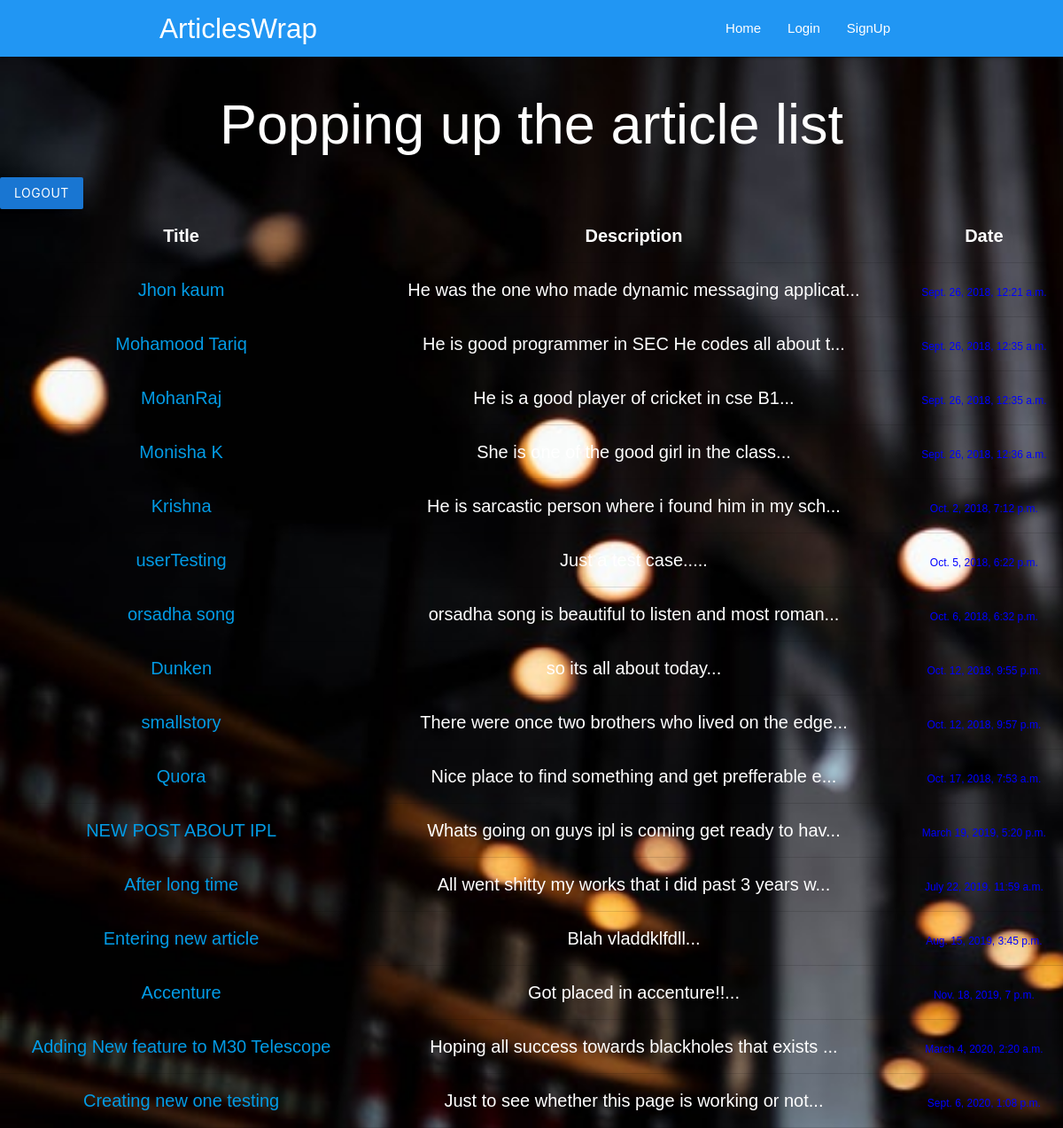
The app's page /articles/ with its own data.
### articles/models.py (models this page shows, shortened)
class Article(models.Model):
    title = models.CharField(max_length=250)
    slug=models.SlugField()
    body = models.TextField()
    date = models.DateTimeField(auto_now_add=True)
    def snippet(self):
        return self.body[:50]+"..."

### articles/views.py (the view)
def article_list(request):
    articles = Article.objects.all().order_by('date')
    return render(request,'articles/article.html',{'articles':articles})

### articles/templates/articles/article.html (shortened to what this page needs)
{% load static %}
<!DOCTYPE html>
<html lang="en">
<head>
    <link rel="stylesheet" href="{%static 'style.css'%}">
    <link rel="stylesheet" href="https://cdnjs.cloudflare.com/ajax/libs/materialize/1.0.0-beta/css/materialize.min.css">
</head>
<body>
  <nav class="nav-wraper blue">
    <div class="container">
      <a href="#" class="brand-logo">ArticlesWrap</a>
      <ul class="right hide-on-med-and-down">
        <li><a href="#">Home</a></li>
        <li><a href="{% url 'accounts:login' %}">Login</a></li>
        <li><a href="{% url 'accounts:signup' %}">SignUp</a></li>
      </ul>
    </div>
  </nav>
<center><h1 class="">Popping up the article list</h1></center>
                <form class="logout-link" method="post" action="/accounts/login/">
                        <button class="btn blue darken-2" type="submit">Logout</button>
        </form>
<center>
  <table class="highlight centered">
    <thead>
      <tr>
          <th>Title</th>
          <th>Description</th>
          <th>Date</th>
      </tr>
    </thead>
{%for article in articles%}
        <tbody>
          <tr>
            <td><a href="{% url 'articles:detail' slug=article.slug %}">{{article.title}}</a></td>
            <td>{{article.snippet}}</td>
            <td><span class="smalltips">{{article.date}}</span></td>
          </tr>
        </tbody>
        {%endfor%}
      </table>
    </center>
</body>
</html>

### assets/style.css (style rules this page uses)
body { background-image:url('background.jpg'); background-size:cover; color:white; font-size:20px; font-family: Arial, Helvetica, sans-serif; }

### articles/templates/articles/article.html (style rules this page uses)
.logout-link { position: relative; }
.smalltips { font-size:12px; color:blue; }

### records on screen
Article: title "Jhon kaum", snippet "He was the one who made dynamic messaging applicat...", date "Sept. 26, 2018, 12:21 a.m."
Article: title "Mohamood Tariq", snippet "He is good programmer in SEC He codes all about t...", date "Sept. 26, 2018, 12:35 a.m."
Article: title "MohanRaj", snippet "He is a good player of cricket in cse B1...", date "Sept. 26, 2018, 12:35 a.m."
Article: title "Monisha K", snippet "She is one of the good girl in the class...", date "Sept. 26, 2018, 12:36 a.m."
Article: title "Krishna", snippet "He is sarcastic person where i found him in my sch...", date "Oct. 2, 2018, 7:12 p.m."
Article: title "userTesting", snippet "Just a test case.....", date "Oct. 5, 2018, 6:22 p.m."
Article: title "orsadha song", snippet "orsadha song is beautiful to listen and most roman...", date "Oct. 6, 2018, 6:32 p.m."
Article: title "Dunken", snippet "so its all about today...", date "Oct. 12, 2018, 9:55 p.m."
Article: title "smallstory", snippet "There were once two brothers who lived on the edge...", date "Oct. 12, 2018, 9:57 p.m."
Article: title "Quora", snippet "Nice place to find something and get prefferable e...", date "Oct. 17, 2018, 7:53 a.m."
Article: title "NEW POST ABOUT IPL", snippet "Whats going on guys ipl is coming get ready to hav...", date "March 19, 2019, 5:20 p.m."
Article: title "After long time", snippet "All went shitty my works that i did past 3 years w...", date "July 22, 2019, 11:59 a.m."
Article: title "Entering new article", snippet "Blah vladdklfdll...", date "Aug. 15, 2019, 3:45 p.m."
Article: title "Accenture", snippet "Got placed in accenture!!...", date "Nov. 18, 2019, 7 p.m."
Article: title "Adding New feature to M30 Telescope", snippet "Hoping all success towards blackholes that exists ...", date "March 4, 2020, 2:20 a.m."
Article: title "Creating new one testing", snippet "Just to see whether this page is working or not...", date "Sept. 6, 2020, 1:08 p.m."
